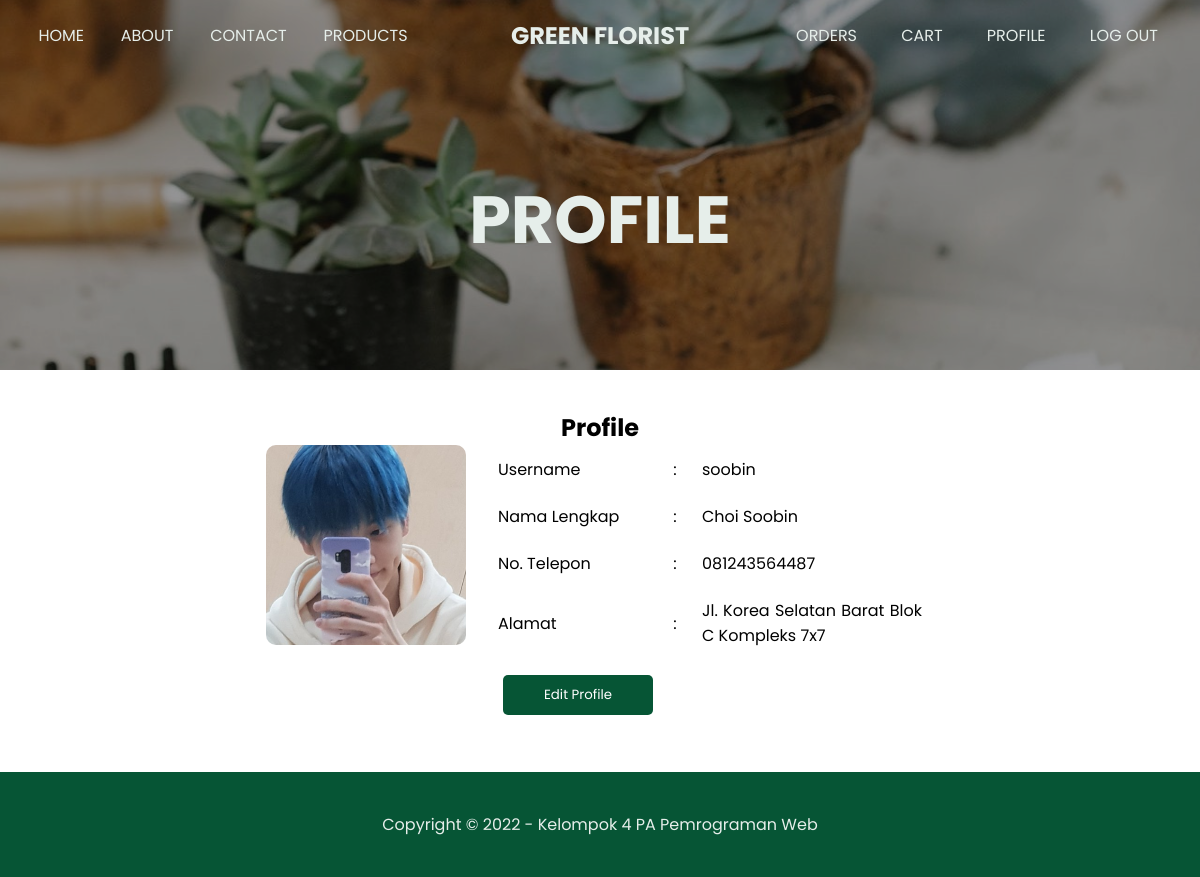
The page /profile.php (signed in) on the database its author committed.
### tables this page shows
CREATE TABLE `users` (
  `username` varchar(50) NOT NULL,
  `nama` varchar(100) NOT NULL,
  `psw` varchar(255) NOT NULL,
  `telepon` varchar(15) NOT NULL,
  `alamat` varchar(100) NOT NULL,
  `gambar` varchar(50) NOT NULL
);

### profile.php (the view, shortened to what this page needs)
<?php
require 'config.php';
$username = $_SESSION["username"];
$mode = "read";
$profile = $db->query("SELECT * FROM users WHERE username='$username'");
$row = mysqli_fetch_array($profile);
?>
<!DOCTYPE html>
<html lang="en">
<head>
  <link rel="stylesheet" href="css/style.css?v=<?= time(); ?>">
  <link rel="stylesheet" href="css/profile.css?v=<?= time(); ?>">
</head>
<body>
  <div class="page-wrapper user profile">
    <header class="img" style="background-image: url('img/header-profile.jpg');">
      <?php require "nav.php"; ?>
      <div class="banner mini center">
        <h1> PROFILE </h1>
      </div>
    </header>
    <div class="main-content">
      <section class="wrapper <?= $mode == 'read' ? "read" : "" ?>" style="">
        <?php if ($mode == "read") { ?>
          <h1> Profile </h1>
          <div class="img" style="background-image: url('img/users/<?= $row["gambar"]; ?>');">
          </div>
          <table>
            <tr>
              <td> Username </td>
              <td>
                <center>:</center>
              </td>
              <td> <?= $row["username"]; ?> </td>
            </tr>
            <tr>
              <td> Nama Lengkap </td>
              <td>
                <center>:</center>
              </td>
              <td> <?= $row["nama"]; ?> </td>
            </tr>
            <tr>
              <td> No. Telepon </td>
              <td>
                <center>:</center>
              </td>
              <td> <?= $row["telepon"]; ?> </td>
            </tr>
            <tr>
              <td> Alamat </td>
              <td>
                <center>:</center>
              </td>
              <td> <?= $row["alamat"]; ?> </td>
            </tr>
            <tr>
              <td colspan="3">
                <a href="?mode=edit">
                  <button class="btn-block" type="submit"> Edit Profile </button>
                </a>
              </td>
            </tr>
          </table>
        <?php } else if ($mode == "edit") { ?>
          <h1> Edit Profile </h1>
          <form action="" method="POST" enctype="multipart/form-data" class="form-edit">
            <table>
              <tr>
                <td> <label for="username"> Username* </label> </td>
                <td>
                  <center> : </center>
                </td>
                <td> <?= $row["username"]; ?> </td>
              </tr>
              <tr>
                <td> <label for="nama"> Nama Lengkap* </label> </td>
                <td>
                  <center> : </center>
                </td>
                <td> <input type="text" name="nama" id="nama" placeholder="Nama Lengkap" class="form-input" autocomplete="off" required value="<?= $row['nama'] ?>"> </td>
              </tr>
              <tr>
                <td> <label for="password"> Password* </label> </td>
                <td>
                  <center> : </center>
                </td>
                <td> <input type="password" name="password" id="password" placeholder="Password" class="form-input" autocomplete="off" required value=""> </td>
              </tr>
              <tr>
                <td> <label for="konfirmasi"> Konfirmasi Password* </label> </td>
                <td>
                  <center> : </center>
                </td>
                <td> <input type="password" name="konfirmasi" id="konfirmasi" placeholder="Konfirmasi Password" class="form-input" autocomplete="off" required> </td>
              </tr>
              <tr>
                <td> <label for="telepon"> No. Telepon* </label> </td>
                <td>
                  <center> : </center>
                </td>
                <td> <input type="text" name="telepon" id="telepon" placeholder="No. Telepon" class="form-input" autocomplete="off" required onkeypress="return numOnly(event)" maxlength="15" value="<?= $row['telepon'] ?>"> </td>
              </tr>
              <tr>
                <td> <label for="alamat"> Alamat* </label> </td>
                <td>
                  <center> : </center>
                </td>
                <td> <textarea name="alamat" id="alamat" cols="25" rows="5" placeholder="Alamat" class="form-input" autocomplete="off" required maxlength="100"><?= $row['alamat'] ?></textarea> </td>
              </tr>
              <tr>
                <td> <label for="gambar"> Foto Profil </label> </td>
                <td>
                  <center> : </center>
                </td>
                <td>
                  <img src="img/users/<?= $row["gambar"]; ?>" alt="" height="100px"> <br>
                  <input type="file" name="gambar" id="gambar" accept="image/*" class="form-input"> <br>
                  Max size: 200 KB
                  <input type="text" name="gambar_lama" value="<?= $row['gambar'] ?>" hidden>
                </td>
              </tr>
              <tr>
                <td colspan="3">
                  <center>
                    <input type="submit" value="Update Profile" name="submit" class="btn-block">
                    <input type="submit" value="Hapus Profile" name="hapus" class="btn-block" onclick="return confirm('Apakah Anda yakin ingin menghapus akun?')">
                  </center>
                </td>
              </tr>
            </table>
          </form>
      </section>
    <?php } ?>
    </div>
    <?php require "footer.php"; ?>
  </div>
</body>
</html>

### css/style.css (style rules this page uses)
:root { --color1: #065535; --color1-light: #98baac; --color1-dark: #0b3020; --color2: #064D55; --color2-light: #cddbdd; --color2-dark: #04353b; --white-font: #e6eeea; --font: 'Poppins', sans-serif; }
* { margin: 0; padding: 0; font-family: var(--font); }
body, .page-wrapper { background-color: var(--color1); }
a { text-decoration: none; }
.page-wrapper { background-color: white; }
.wrapper { width: 100%; height: 100%; display: flex; padding: 40px; box-sizing: border-box; }
.center { display: flex; flex-direction: column; align-items: center; justify-content: center; text-align: center; }
.img { background-position: center; background-size: cover; background-repeat: no-repeat; }
section { display: flex; flex-direction: column; }
table td { text-align: justify; }
header a, header h1, header p { color: var(--white-font); }
header { box-shadow: inset 0 0 0 350px #00000069; }
.banner { color: var(--white-font); }
.banner h1 { font-size: 50pt; }
.banner.mini { flex-direction: column; height: 300px; }
.btn-block { padding: 10px 20px; border: none; background-color: var(--color1); color: white; border-radius: 5px; }

### css/profile.css (style rules this page uses)
.profile section.wrapper { display: flex; flex-direction: row; flex-wrap: wrap; justify-content: center; }
.profile .main-content h1 { width: 100%; text-align: center; }
.profile section.wrapper .img { background-color: var(--white-font); height: 200px; width: 200px; margin-right: 20px; border-radius: 10px; padding: 50px; box-sizing: border-box; }
.profile table { width: 40%; }
.profile td:nth-child(1) { width: 150px; }
.profile td:nth-child(2) { width: 10px; }
.profile td { padding: 10px; }
.profile .btn-block { width: 150px; margin: 5px; }

### rows shown on the page
users: gambar (picture), username "soobin", nama "Choi Soobin", telepon "081243564487", alamat "Jl. Korea Selatan Barat Blok C Kompleks 7x7"
